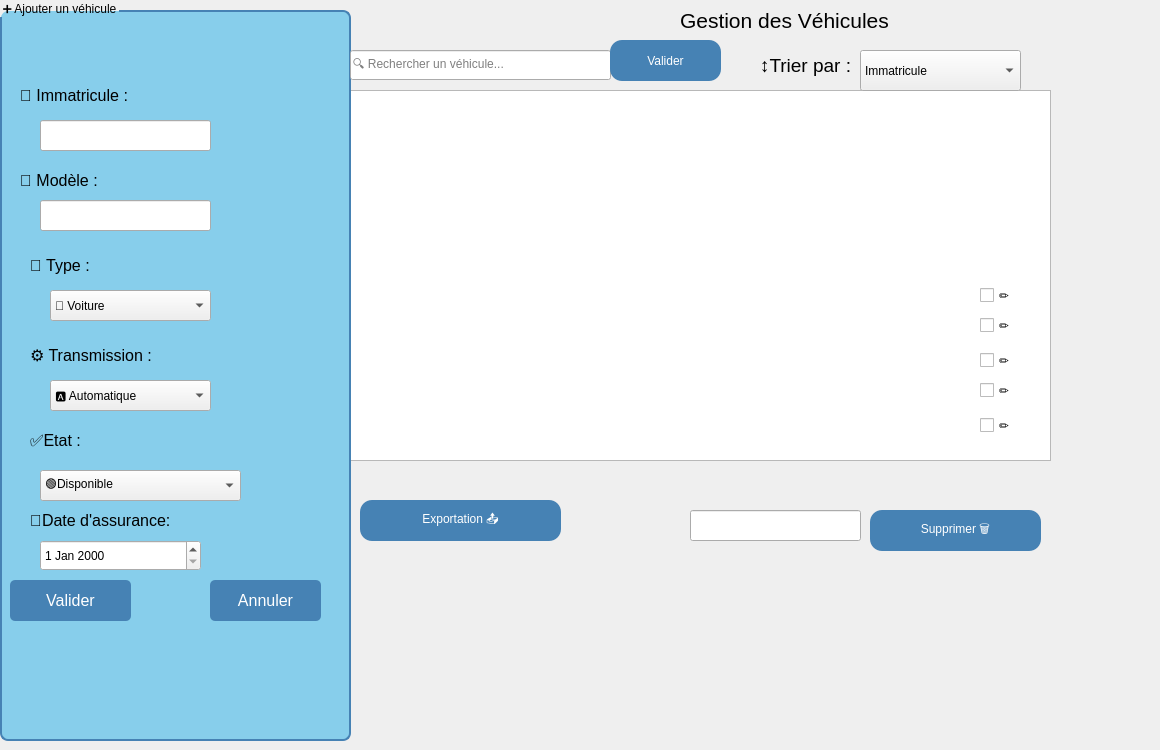
      <widget class="QWidget" name="tabAcceuil">
       <attribute name="title">
        <string>Acceuil</string>
       </attribute>
       <widget class="QLabel" name="labelTitre_2">
        <property name="geometry">
         <rect>
          <x>680</x>
          <y>-10</y>
          <width>471</width>
          <height>61</height>
         </rect>
        </property>
        <property name="font">
         <font>
          <family>Segoe UI</family>
          <pointsize>16</pointsize>
          <italic>false</italic>
          <bold>false</bold>
         </font>
        </property>
        <property name="styleSheet">
         <string notr="true">font: 16pt &quot;Segoe UI&quot;;</string>
        </property>
        <property name="text">
         <string>Gestion des Véhicules</string>
        </property>
       </widget>
       <widget class="QGroupBox" name="groupBoxAjout">
        <property name="geometry">
         <rect>
          <x>0</x>
          <y>0</y>
          <width>351</width>
          <height>741</height>
         </rect>
        </property>
        <property name="styleSheet">
         <string notr="true">QGroupBox {
        font: 900 9pt &quot;Segoe UI&quot;;
        font: 900 9pt &quot;Segoe UI&quot;;
        font: 16pt &quot;Segoe UI&quot;;

        background-color: rgb(135, 206, 235);
    border: 2px solid #4682B4;
    border-radius: 8px;
    margin-top: 10px;
}
QPushButton {
    background-color: #4682B4;
    color: white;
    border-radius: 5px;
    padding: 5px;
}
QPushButton:hover {
    background-color: #5A9BD5;
}</string>
        </property>
        <property name="title">
         <string>➕ Ajouter un véhicule</string>
        </property>
        <widget class="QLabel" name="labelImmatricule">
         <property name="geometry">
          <rect>
           <x>20</x>
           <y>80</y>
           <width>201</width>
           <height>31</height>
          </rect>
         </property>
         <property name="font">
          <font>
           <family>Segoe UI</family>
           <pointsize>12</pointsize>
           <italic>false</italic>
           <bold>false</bold>
          </font>
         </property>
         <property name="text">
          <string>🔢 Immatricule :</string>
         </property>
        </widget>
        <widget class="QLineEdit" name="lineEdit_immatricule_2">
         <property name="geometry">
          <rect>
           <x>40</x>
           <y>120</y>
           <width>171</width>
           <height>31</height>
          </rect>
         </property>
        </widget>
        <widget class="QLabel" name="labelModele">
         <property name="geometry">
          <rect>
           <x>20</x>
           <y>170</y>
           <width>171</width>
           <height>21</height>
          </rect>
         </property>
         <property name="font">
          <font>
           <family>Segoe UI</family>
           <pointsize>12</pointsize>
           <italic>false</italic>
           <bold>false</bold>
          </font>
         </property>
         <property name="text">
          <string>🚗 Modèle :</string>
         </property>
        </widget>
        <widget class="QLineEdit" name="lineEdit_modele">
         <property name="geometry">
          <rect>
           <x>40</x>
           <y>200</y>
           <width>171</width>
           <height>31</height>
          </rect>
         </property>
        </widget>
        <widget class="QLabel" name="labelType">
         <property name="geometry">
          <rect>
           <x>30</x>
           <y>250</y>
           <width>121</width>
           <height>31</height>
          </rect>
         </property>
         <property name="font">
          <font>
           <family>Segoe UI</family>
           <pointsize>12</pointsize>
           <italic>false</italic>
           <bold>false</bold>
          </font>
         </property>
         <property name="text">
          <string>🚛 Type :</string>
         </property>
        </widget>
        <widget class="QComboBox" name="comboBox_type_2">
         <property name="geometry">
          <rect>
           <x>50</x>
           <y>290</y>
           <width>161</width>
           <height>31</height>
          </rect>
         </property>
         <item>
          <property name="text">
           <string>🚗 Voiture</string>
          </property>
         </item>
         <item>
          <property name="text">
           <string>🚛 Camion</string>
          </property>
         </item>
         <item>
          <property name="text">
           <string>🏍️ Moto</string>
          </property>
         </item>
        </widget>
        <widget class="QPushButton" name="pushButton_validervehicule">
         <property name="geometry">
          <rect>
           <x>10</x>
           <y>580</y>
           <width>121</width>
           <height>41</height>
          </rect>
         </property>
         <property name="font">
          <font>
           <family>Segoe UI</family>
           <pointsize>12</pointsize>
           <italic>false</italic>
           <bold>false</bold>
          </font>
         </property>
         <property name="text">
          <string>Valider</string>
         </property>
        </widget>
        <widget class="QPushButton" name="pushButton_modifiervehicule">
         <property name="geometry">
          <rect>
           <x>210</x>
           <y>580</y>
           <width>111</width>
           <height>41</height>
          </rect>
         </property>
         <property name="font">
          <font>
           <family>Segoe UI</family>
           <pointsize>12</pointsize>
           <italic>false</italic>
           <bold>false</bold>
          </font>
         </property>
         <property name="text">
          <string>Annuler</string>
         </property>
        </widget>
        <widget class="QDateEdit" name="dateEdit_assurance">
         <property name="geometry">
          <rect>
           <x>40</x>
           <y>540</y>
           <width>161</width>
           <height>31</height>
          </rect>
         </property>
        </widget>
        <widget class="QLabel" name="label_104">
         <property name="geometry">
          <rect>
           <x>30</x>
           <y>510</y>
           <width>241</width>
           <height>20</height>
          </rect>
         </property>
         <property name="font">
          <font>
           <family>Segoe UI</family>
           <pointsize>12</pointsize>
           <italic>false</italic>
           <bold>false</bold>
          </font>
         </property>
         <property name="text">
          <string>📝Date d'assurance:</string>
         </property>
        </widget>
        <widget class="QComboBox" name="comboBox_etat">
         <property name="geometry">
          <rect>
           <x>40</x>
           <y>470</y>
           <width>201</width>
           <height>31</height>
          </rect>
         </property>
         <item>
          <property name="text">
           <string>🟢Disponible</string>
          </property>
         </item>
         <item>
          <property name="text">
           <string>🔴Indisponible</string>
          </property>
         </item>
        </widget>
        <widget class="QLabel" name="label_105">
         <property name="geometry">
          <rect>
           <x>30</x>
           <y>420</y>
           <width>101</width>
           <height>41</height>
          </rect>
         </property>
         <property name="font">
          <font>
           <family>Segoe UI</family>
           <pointsize>12</pointsize>
           <italic>false</italic>
           <bold>false</bold>
          </font>
         </property>
         <property name="text">
          <string>✅Etat :</string>
         </property>
        </widget>
        <widget class="QComboBox" name="comboBox_transmission">
         <property name="geometry">
          <rect>
           <x>50</x>
           <y>380</y>
           <width>161</width>
           <height>31</height>
          </rect>
         </property>
         <item>
          <property name="text">
           <string>🅰️ Automatique</string>
          </property>
         </item>
         <item>
          <property name="text">
           <string>🅼 Manuelle</string>
          </property>
         </item>
        </widget>
        <widget class="QLabel" name="label_106">
         <property name="geometry">
          <rect>
           <x>30</x>
           <y>340</y>
           <width>181</width>
           <height>31</height>
          </rect>
         </property>
         <property name="font">
          <font>
           <family>Segoe UI</family>
           <pointsize>12</pointsize>
           <italic>false</italic>
           <bold>false</bold>
          </font>
         </property>
         <property name="text">
          <string>⚙️ Transmission :</string>
         </property>
        </widget>
       </widget>
       <widget class="QLineEdit" name="lineEditRecherche_2">
        <property name="geometry">
         <rect>
          <x>350</x>
          <y>50</y>
          <width>261</width>
          <height>30</height>
         </rect>
        </property>
        <property name="placeholderText">
         <string>🔍 Rechercher un véhicule...</string>
        </property>
       </widget>
       <widget class="QPushButton" name="pushButtonExporter">
        <property name="geometry">
         <rect>
          <x>360</x>
          <y>500</y>
          <width>201</width>
          <height>41</height>
         </rect>
        </property>
        <property name="styleSheet">
         <string notr="true">background-color: rgb(70, 130, 180);
font: 14pt &quot;Segoe UI&quot;;
font: 900 12pt &quot;Segoe UI&quot;;

    color: white;                /* لون النص */
    border-radius: 12px;         /* الحواف مدوّرة */
    padding: 8px 16px;</string>
        </property>
        <property name="text">
         <string>Exportation 📤</string>
        </property>
       </widget>
       <widget class="QPushButton" name="pushButton_4">
        <property name="geometry">
         <rect>
          <x>610</x>
          <y>40</y>
          <width>111</width>
          <height>41</height>
         </rect>
        </property>
        <property name="styleSheet">
         <string notr="true">background-color: rgb(70, 130, 180);
font: 14pt &quot;Segoe UI&quot;;
font: 900 12pt &quot;Segoe UI&quot;;

    color: white;                /* لون النص */
    border-radius: 12px;         /* الحواف مدوّرة */
    padding: 8px 16px;
</string>
        </property>
        <property name="text">
         <string>Valider</string>
        </property>
       </widget>
       <widget class="QLabel" name="label_107">
        <property name="geometry">
         <rect>
          <x>760</x>
          <y>50</y>
          <width>151</width>
          <height>31</height>
         </rect>
        </property>
        <property name="font">
         <font>
          <family>Segoe UI</family>
          <pointsize>14</pointsize>
          <italic>false</italic>
          <bold>false</bold>
         </font>
        </property>
        <property name="styleSheet">
         <string notr="true">font: 14pt &quot;Segoe UI&quot;;</string>
        </property>
        <property name="text">
         <string>↕️Trier par :</string>
        </property>
       </widget>
       <widget class="QComboBox" name="comboBox_11">
        <property name="geometry">
         <rect>
          <x>860</x>
          <y>50</y>
          <width>161</width>
          <height>41</height>
         </rect>
        </property>
        <item>
         <property name="text">
          <string>Immatricule</string>
         </property>
        </item>
       </widget>
       <widget class="QCheckBox" name="checkBox_modifiervehicule">
        <property name="geometry">
         <rect>
          <x>980</x>
          <y>280</y>
          <width>61</width>
          <height>31</height>
         </rect>
        </property>
        <property name="text">
         <string>✏️</string>
        </property>
       </widget>
       <widget class="QCheckBox" name="checkBox_29">
        <property name="geometry">
         <rect>
          <x>980</x>
          <y>310</y>
          <width>61</width>
          <height>31</height>
         </rect>
        </property>
        <property name="text">
         <string>✏️</string>
        </property>
       </widget>
       <widget class="QCheckBox" name="checkBox_30">
        <property name="geometry">
         <rect>
          <x>980</x>
          <y>400</y>
          <width>71</width>
          <height>51</height>
         </rect>
        </property>
        <property name="text">
         <string>✏️</string>
        </property>
       </widget>
       <widget class="QCheckBox" name="checkBox_31">
        <property name="geometry">
         <rect>
          <x>980</x>
          <y>370</y>
          <width>81</width>
          <height>41</height>
         </rect>
        </property>
        <property name="text">
         <string>✏️</string>
        </property>
       </widget>
       <widget class="QCheckBox" name="checkBox_32">
        <property name="geometry">
         <rect>
          <x>980</x>
          <y>340</y>
          <width>71</width>
          <height>41</height>
         </rect>
        </property>
        <property name="text">
         <string>✏️</string>
        </property>
       </widget>
       <widget class="QPushButton" name="pushButton_supprimervehicule">
        <property name="geometry">
         <rect>
          <x>870</x>
          <y>510</y>
          <width>171</width>
          <height>41</height>
         </rect>
        </property>
        <property name="styleSheet">
         <string notr="true">background-color: rgb(70, 130, 180);
font: 14pt &quot;Segoe UI&quot;;
font: 900 12pt &quot;Segoe UI&quot;;

    color: white;                /* لون النص */
    border-radius: 12px;         /* الحواف مدوّرة */
    padding: 8px 16px;</string>
        </property>
        <property name="text">
         <string>Supprimer 🗑️</string>
        </property>
       </widget>
       <widget class="QLineEdit" name="lineEdit_32">
        <property name="geometry">
         <rect>
          <x>690</x>
          <y>510</y>
          <width>171</width>
          <height>31</height>
         </rect>
        </property>
       </widget>
       <widget class="QTableView" name="tableView_vehicules">
        <property name="geometry">
         <rect>
          <x>350</x>
          <y>90</y>
          <width>701</width>
          <height>371</height>
         </rect>
        </property>
       </widget>
       <zorder>tableView_vehicules</zorder>
       <zorder>labelTitre_2</zorder>
       <zorder>groupBoxAjout</zorder>
       <zorder>lineEditRecherche_2</zorder>
       <zorder>pushButtonExporter</zorder>
       <zorder>pushButton_4</zorder>
       <zorder>label_107</zorder>
       <zorder>comboBox_11</zorder>
       <zorder>checkBox_modifiervehicule</zorder>
       <zorder>checkBox_29</zorder>
       <zorder>checkBox_30</zorder>
       <zorder>checkBox_31</zorder>
       <zorder>checkBox_32</zorder>
       <zorder>pushButton_supprimervehicule</zorder>
       <zorder>lineEdit_32</zorder>
      </widget>
